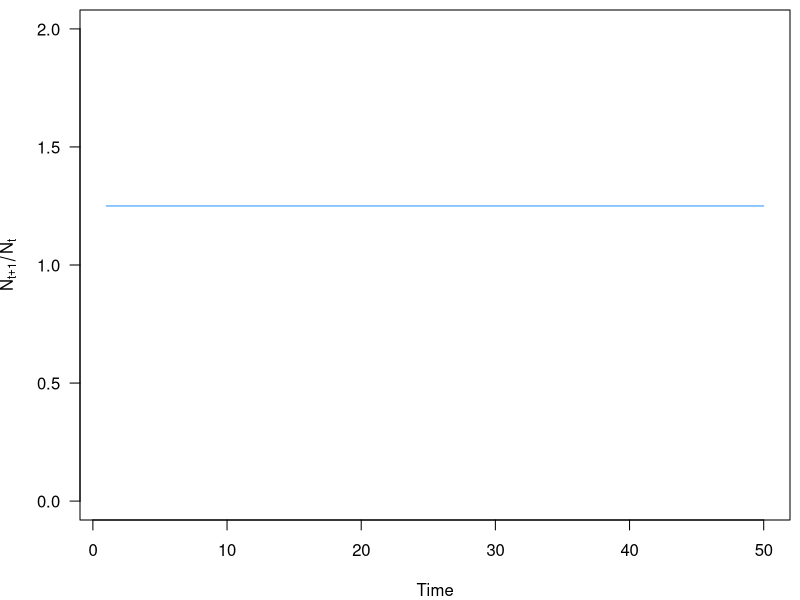
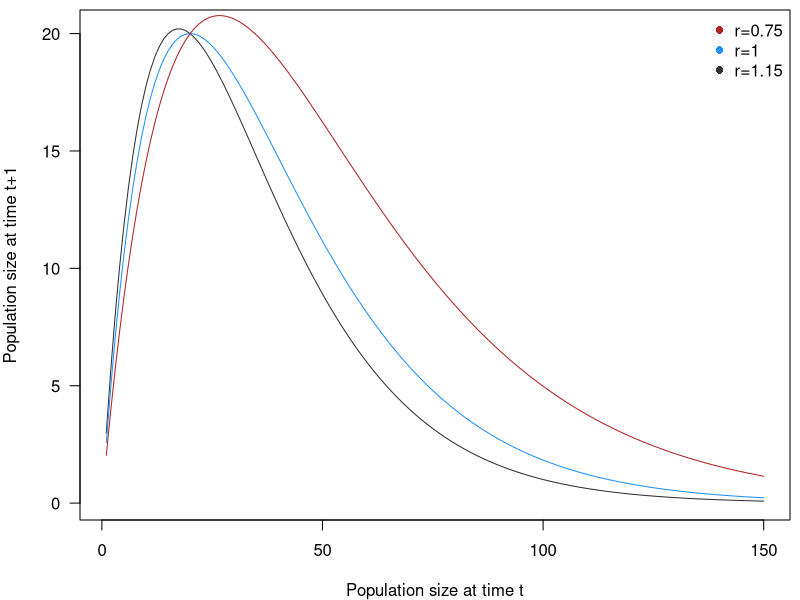
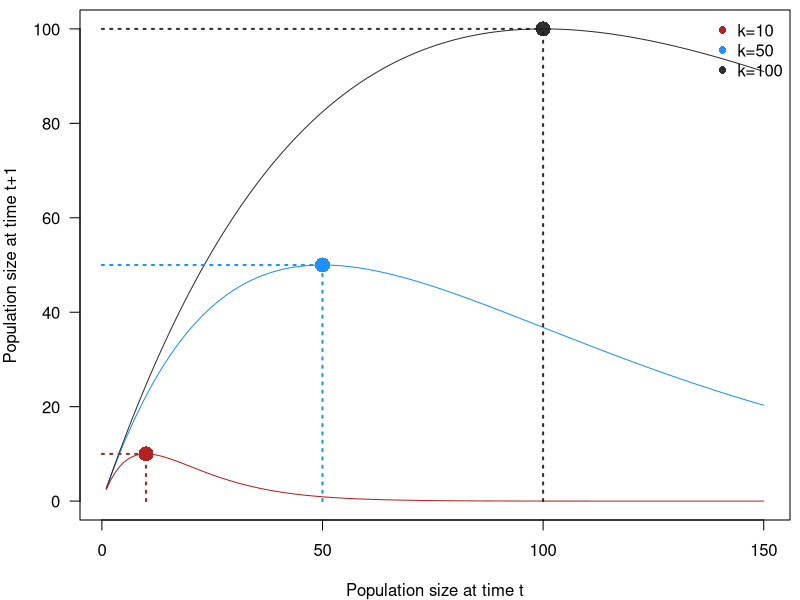
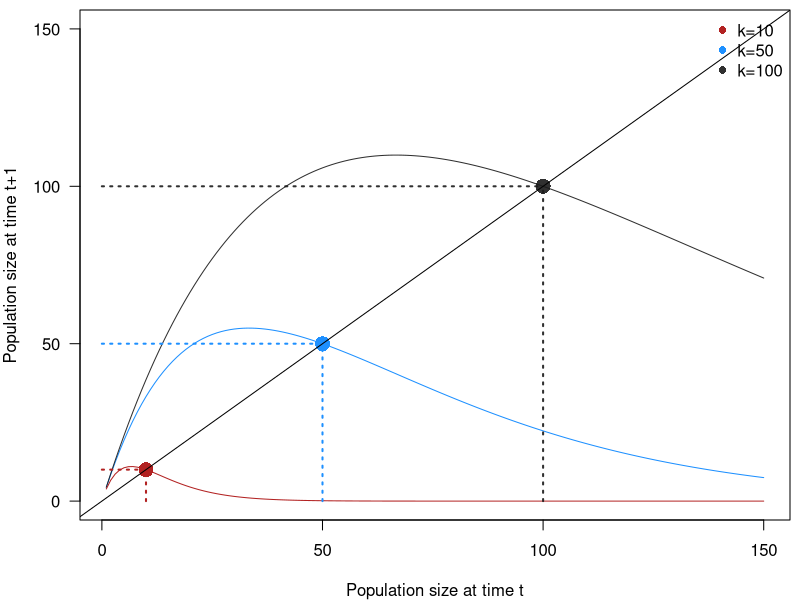
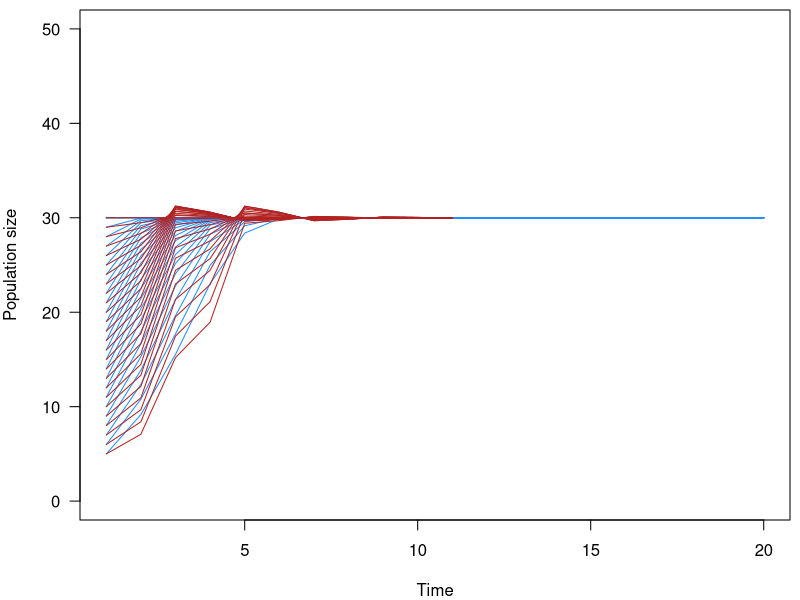
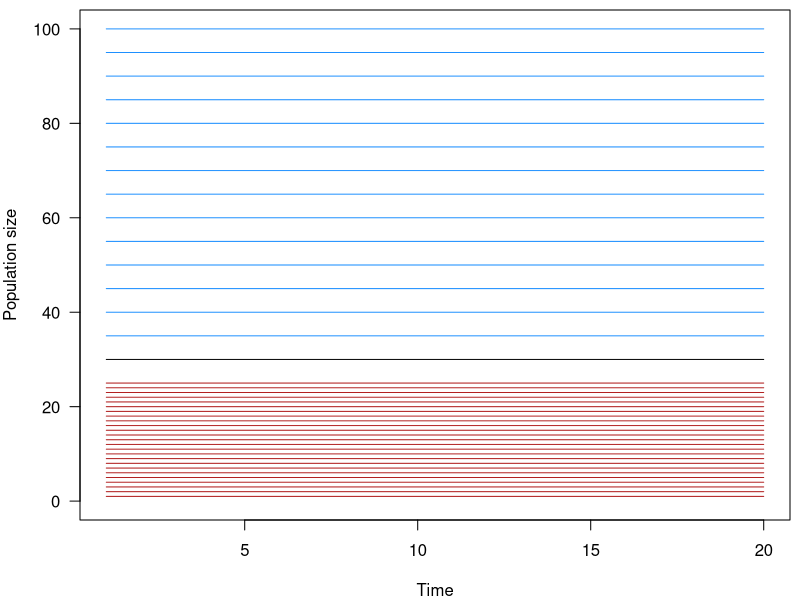
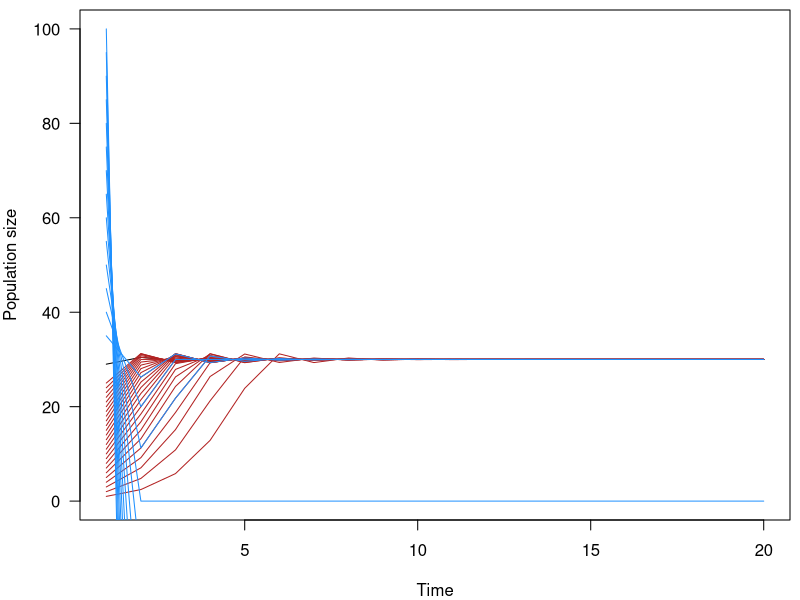
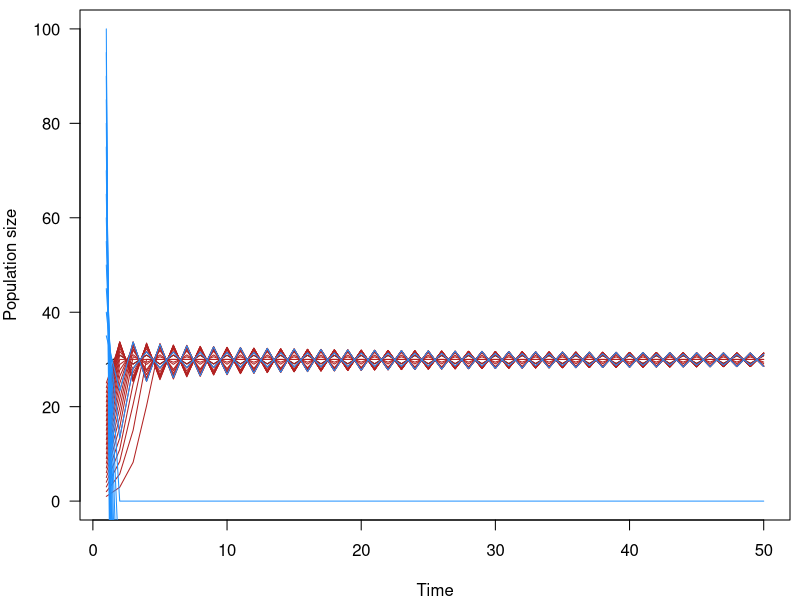

Reproduce these figures in R, in order.
## ---- chunk 1

expoGrowth <- function(n, lam){
  n*lam
}

expoDynamics <- function(n,lambda, steps=100){
  if(length(lambda) < steps){ 
    lambda <- rep(lambda, steps)
  }
  ret <- c()
  ret[1] <- n
  for(i in 1:steps){
    ret[i+1] <- expoGrowth(ret[i], lambda[i])
  }
  return(ret)
}


## ---- chunk 2


n0 <- 20
t <- 50

dynamics <- expoDynamics(n0, 1.25, steps=t)
relativeChange <- dynamics[2:length(dynamics)] / dynamics[1:(length(dynamics)-1)]


par(mar=c(4,4,0.5,0.5))
plot(1:(t), relativeChange,
  type='l', las=1, 
  xlab='Time', 
  ylab=expression(N[t+1] / N[t]), 
  col='dodgerblue',
  ylim=c(0,2))

## ---- chunk 3

n0 <- 1:150
k <- 20
r <- 1


logisticGrowth <- function(n, r, k){
  n*exp(r*(1-(n / k)))
}


colz <- c(grey(0.1,0.9), 'dodgerblue', 'firebrick', 'forestgreen')
#effect of growth rate
plot(n0, logisticGrowth(n0,1.15,20),
  type='l', las=1, 
  xlab='Population size at time t', 
  ylab='Population size at time t+1', 
  col=colz[1])
lines(n0, logisticGrowth(n0,1,20),
  col=colz[2])
lines(n0, logisticGrowth(n0,0.75,20),
  col=colz[3])
legend('topright', bty='n',
  c('r=0.75', 'r=1', 'r=1.15'),
  pch=16, col=colz[c(3,2,1)])





#effect of carrying capacity
plot(n0, logisticGrowth(n0,1, 50),
  type='l', las=1, ylim=c(0,100),
  xlab='Population size at time t', 
  ylab='Population size at time t+1', 
  col=colz[2])
lines(n0, logisticGrowth(n0,1,100),
  col=colz[1])
lines(n0, logisticGrowth(n0,1,10),
  col=colz[3])
legend('topright', bty='n',
  c('k=10', 'k=50', 'k=100'),
  pch=16, col=colz[c(3,2,1)])




#Look at the peaks of the growth (where is the maximum population size here?)

plotSegs <- function(kx,ky, color){
  segments(x0=0,x1=kx, y0=ky,y1=ky, col=color, lwd=2, lty=3)
  segments(x0=kx,x1=kx, y0=0,y1=ky, col=color, lwd=2, lty=3)
  points(kx,ky, pch=16, cex=2, col=color)
}

plotSegs(10,10, color=colz[3])
plotSegs(50,50, color=colz[2])
plotSegs(100,100, color=colz[1])



# But why is this? What situations would cause this to not be the case?

plot(n0, logisticGrowth(n0,1.5, 50),
  type='l', las=1, ylim=c(0,150),
  xlab='Population size at time t', 
  ylab='Population size at time t+1', 
  col=colz[2])
lines(n0, logisticGrowth(n0,1.5,100),
  col=colz[1])
lines(n0, logisticGrowth(n0,1.5,10),
  col=colz[3])
legend('topright', bty='n',
  c('k=10', 'k=50', 'k=100'),
  pch=16, col=colz[c(3,2,1)])



#Look at the peaks of the growth (where is the maximum population size here?)
plotSegs(10,10, color=colz[3])
plotSegs(50,50, color=colz[2])
plotSegs(100,100, color=colz[1])



# this line intersects points where population change from t to t+1 is 0. These are equilibria.
abline(a=0,b=1)

## ---- chunk 4


logisticGrowth <- function(n, r, k){
  return(n * (1+r*(1-(n/k))))
}


logisticDynamics <- function(n,r,k, steps=100){
  ret <- c()
  ret[1] <- n
  if(length(r) == 1){
    r <- rep(r, steps)
  }
  for(i in 1:(steps-1)){
    ret[i+1] <- logisticGrowth(ret[i], r[i], k)
  }
  return(ret)
}


## ---- chunk 5

stps <- 20

plot(1:stps,
 logisticDynamics(n=30, r=1, k=30, steps=stps),
  type='l', las=1, ylim=c(0,50),
  xlab='Time', 
  ylab='Population size', 
  col=1)

#sapply(seq(1,25,by=1), function(x){
# lines(logisticDynamics(n=x, r=1, k=30, steps=stps), col='firebrick')
#})


sapply(seq(5,30,by=1), function(x){
 lines(logisticDynamics(n=x, r=1, k=30, steps=stps), col='dodgerblue')
})

sapply(seq(5,30,by=1), function(x){
 lines(logisticDynamics(n=x, r=rep(c(0.5,1.5),5), k=30, steps=stps), col='firebrick')
})



## ---- chunk 6


stps <- 20

plot(1:stps,
 logisticDynamics(n=30, r=0, k=30, steps=stps),
  type='l', las=1,ylim=c(0,100),
  xlab='Time', 
  ylab='Population size', 
  col=1)

sapply(seq(1,25,by=1), function(x){
 lines(logisticDynamics(n=x, r=0, k=30, steps=stps), col='firebrick')
})

sapply(seq(35,100,by=5), function(x){
 lines(logisticDynamics(n=x, r=0, k=30, steps=stps), col='dodgerblue')
})

## ---- chunk 7

stps <- 20

plot(1:stps,
 logisticDynamics(n=29, r=1.5, k=30, steps=stps),
  type='l', las=1,ylim=c(0,100),
  xlab='Time', 
  ylab='Population size', 
  col=1)

sapply(seq(1,25,by=1), function(x){
 lines(logisticDynamics(n=x, r=1.5, k=30, steps=stps), col='firebrick')
})

sapply(seq(35,100,by=5), function(x){
 lines(logisticDynamics(n=x, r=1.5, k=30, steps=stps), col='dodgerblue')
})


## ---- chunk 8


stps <- 50

plot(1:stps,
 logisticDynamics(n=29, r=2, k=30, steps=stps),
  type='l', las=1,ylim=c(0,100),
  xlab='Time', 
  ylab='Population size', 
  col=1)

sapply(seq(1,25,by=1), function(x){
 lines(logisticDynamics(n=x, r=2, k=30, steps=stps), col='firebrick')
})

sapply(seq(35,100,by=5), function(x){
 lines(logisticDynamics(n=x, r=2, k=30, steps=stps), col='dodgerblue')
})


## ---- chunk 9

stps <- 20

plot(1:stps,
 logisticDynamics(n=20, r=3.2, k=30, steps=stps),
  type='l', las=1,ylim=c(0,100),
  xlab='Time', 
  ylab='Population size', 
  col=1)


sapply(seq(1,100,by=5), function(x){
 lines(logisticDynamics(n=x, r=3.2, k=30, steps=stps), col='firebrick')
})

## ---- chunk 10


stps <- 100

plot(1:stps,
 logisticDynamics(n=29, r=4.25, k=30, steps=stps),
  type='l', las=1, ylim=c(0,150),
  xlab='Time', 
  ylab='Population size', 
  col=1)

sapply(seq(1,100,by=5), function(x){
 lines(logisticDynamics(n=x, r=4.5, k=30, steps=stps), col='firebrick')
})



## ---- chunk 11

logistic.map <- function(r, x, N, M){
  z <- 1:N
  z[1] <- x
  for(i in c(1:(N-1))){
    z[i+1] <- r *z[i]  * (1 - z[i])
  }
  z[c((N-M):N)]
}

## Set scanning range for bifurcation parameter r
my.r <- seq(2, 4, by=0.003)
logMap <- as.vector(sapply(my.r, logistic.map,  x=0.1, N=1000, M=300))
r <- sort(rep(my.r, 301))
plot(logMap ~ r, pch=".",
    ylab='Abundance',
    col=rainbow(50000))

## ---- chunk 12

n0 <- 20
t <- 50

dynamicsL <- logisticDynamics(n0, 1.25, steps=t, k=100)
relativeChangeL <- dynamicsL[2:length(dynamicsL)] / dynamicsL[1:(length(dynamicsL)-1)]

plot(1:(t-1), relativeChangeL,
  type='l', las=1, 
  xlab='Time', 
  ylab=expression(N[t+1] / N[t]), 
  col='dodgerblue',
  ylim=c(0,2))

## ---- chunk 13

plot(dynamics[1:(length(dynamics)-1)], 
    dynamics[2:length(dynamics)], 
    pch=16, type='b', 
    ylab=expression(N[t+1]), 
    xlab=expression(N[t]) 
)


## ---- chunk 14

plot(dynamicsL[1:(length(dynamicsL)-1)], 
    dynamicsL[2:length(dynamicsL)], 
    pch=16, type='b', 
    ylab=expression(N[t+1]), 
    xlab=expression(N[t]) 
)


## ---- chunk 15


plot(1:150, 
    logisticGrowth(1:150, r=1.25, k=100),
    pch=16, type='b', ylim=c(-50,300),
    ylab=expression(N[t+1]), 
    xlab=expression(N[t]) 
)
points(100,100, pch=16, col='red', cex=2)
abline(b=1,a=0, lwd=2, col='grey')
abline(h=0, lwd=2, col='dodgerblue')

## ---- chunk 16

plot(1:150, 
    logisticGrowth(1:150, r=3, k=100),
    pch=16, type='b', ylim=c(-50,300),
    ylab=expression(N[t+1]), 
    xlab=expression(N[t]) 
)
points(100,100, pch=16, col='red', cex=2)
abline(b=1,a=0, lwd=2, col='grey')
abline(h=0, lwd=2, col='dodgerblue')


## ---- chunk 17

logisticGrowth(200, r=3, k=100)

## ---- chunk 18


rickerGrowth <- function(n, r, k){
  return(n * exp(r*(1-(n/k))))
}


rickerDynamics <- function(n,r,k, steps=100){
  ret <- c()
  ret[1] <- n
  if(length(r) == 1){
    r <- rep(r, steps)
  }
  for(i in 1:(steps-1)){
    ret[i+1] <- logisticGrowth(ret[i], r[i], k)
  }
  return(ret)
}

## ---- chunk 19

layout(matrix(c(1,2), ncol=2))
plot(1:150, 
    logisticGrowth(1:150, r=3, k=100),
    pch=16, type='b', ylim=c(-50,300),
    ylab=expression(N[t+1]), 
    xlab=expression(N[t]) 
)
title(line=-1, 'logistic model')
points(100,100, pch=16, col='red', cex=2)
abline(b=1,a=0, lwd=2, col='grey')
abline(h=0, lwd=2, col='dodgerblue')

plot(1:150, 
    rickerGrowth(1:150, r=3, k=100),
    pch=16, type='b', ylim=c(-50,300),
    ylab=expression(N[t+1]), 
    xlab=expression(N[t]) 
)
title(line=-1, 'ricker logistic model')
points(100,100, pch=16, col='red', cex=2)
abline(b=1,a=0, lwd=2, col='grey')
abline(h=0, lwd=2, col='dodgerblue')

